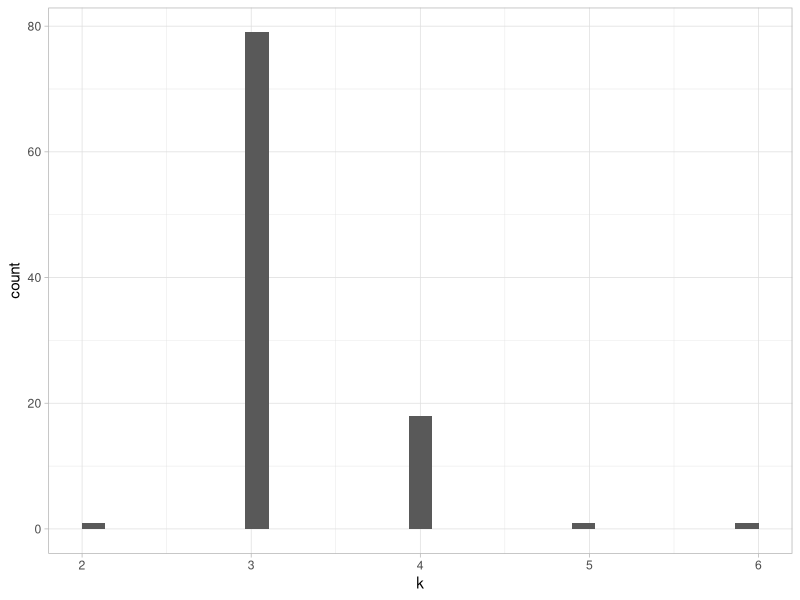

The R script that drew this image:
library(mclust)
library(ggplot2)

# Generate Data (last column is the label of clusters)
generate.data <- function(n_rows,n_cols,k,x_mus,x_sds,y_mus,y_sds,prop1){
  comp1 <- sample(seq_len(k), prob=prop1, size=n_cols, replace=TRUE)
  samples1 <- cbind(rnorm(n=n_cols, mean=x_mus[comp1],sd=x_sds[comp1]),
                  rnorm(n=n_cols, mean=y_mus[comp1],sd=y_sds[comp1]))
  proj <- matrix(rnorm(n_rows* n_cols), nrow=n_rows, ncol=2)
  A1 <- samples1 %*% t(proj)  # (100*2)*(2*1000)
  A1 <- A1 + rnorm(n_rows*n_cols)
  A <- cbind(A1,comp1) # last column is the label of clusters.
  return(A)
}

# Perform K-means, and Calculate ARI and within clusters sum of squares (withinss).
get.cluster <- function(A,k){
  n_cols <- dim(A)[2]-1       #1000
  A1 <- A[,-(n_cols+1)]
  comp1 <- A[,(n_cols+1)]
  kmeans.result <- kmeans(A1 , k)
  ARI=adjustedRandIndex(kmeans.result$cluster, comp1)
  withinss=kmeans.result$withinss
  output=list()
  output$ARI <- ARI
  output$withinss <- sum(withinss)
  return(output)
}

# Simulation
n_rows = 1000
n_cols = 100
k=3
x_mus = c(0,5,5)
x_sds = c(1,0.1,1)
y_mus = c(5,5,0)
y_sds = c(1,0.1,1)
prop1 = c(0.3,0.5,0.2)

k.vec = NULL
for (i in 1:100){
  A = generate.data(n_rows,n_cols,k,x_mus,x_sds,y_mus,y_sds,prop1) 
  aa=NULL
  bb=NULL
  for (j in 1:10){
    model <- get.cluster(A,j)
    aa[j] <- model$ARI
    bb[j] <- model$withinss
  }
  index=which(aa==max(aa))
  k.vec[i]=index[which.min(bb[index])]
  
  #k.vec[i]=which.max(aa)
}

ggplot(data.frame(k.vec)) +
  geom_histogram(aes(x = data.frame(k.vec)$k.vec)) +
  labs(x = 'k') +
  theme_light()
